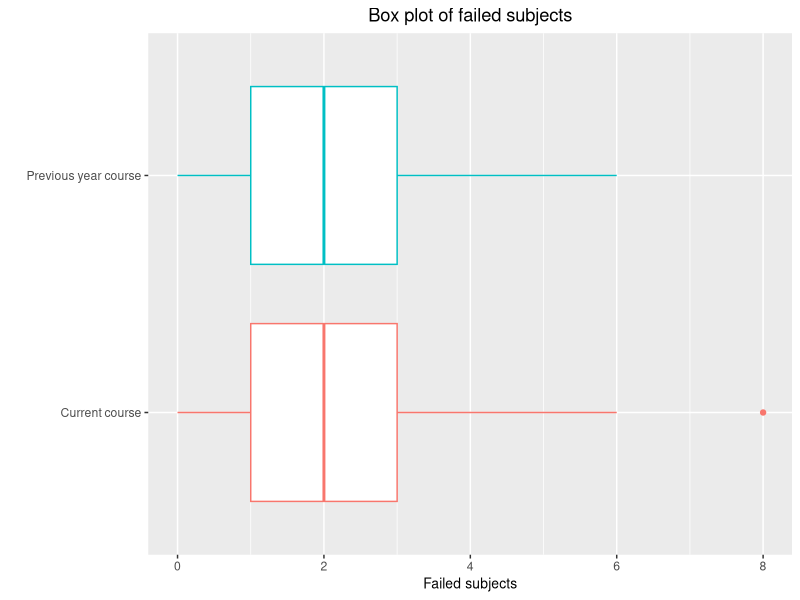

Recreate this plot in R.
## ---- chunk 1
## DATA GENERATION
require(xtable)
xi <- c(0, 1, 2, 3, 4, 5, 6, 8)
nxi <- c(7, 15, 11, 5, 4, 2, 1, 0)
x <- rep(xi, nxi)
nyi <- c(8, 12, 8, 7, 3, 2, 2, 1)
y <- rep(xi, nyi)
data <- data.frame(xi, nxi, nyi)
colnames(data) <- c("Failed subjects", "Previous year course", "Current course")
## QUESTION/ANSWER GENERATION
# sample size
nx <- length(x)
ny <- length(y)
# quartiles
q1 <- quantile(x, probs = c(0.25), type=1)
q2 <- quantile(x, probs = c(0.5), type=1)
q3 <- quantile(x, probs = c(0.75), type=1)
# interquartile range
iqr <- q3-q1
#fences
f1 <- q1-1.5*iqr
f2 <- q3+1.5*iqr
# outliers
outliers <- x[x < f1 | x > f2]
# means
mx <- mean(x)
my <- mean(y)
# variances
s2x <- sum(x^2)/nx-mx^2
s2y <- sum(y^2)/ny-my^2
# standard deviation
sx <- sqrt(s2x)
sy <- sqrt(s2y)
# coef. variation
cvx <- sx/mx
cvy <- sy/my
# coef. skewness
g1x <- sum((x-mx)^3)/(nx*sx^3)
g1y <- sum((y-my)^3)/(ny*sy^3)
# coef. kurtosis
g2x <- sum((x-mx)^4)/(nx*sx^4)-3
g2y <- sum((y-my)^4)/(ny*sy^4)-3
# Transformación lineal
myx <- 0.5 + mx * 1.45
myy <- 0.5 + my * 1.45
# standard scores
zx <- (6-mx)/sx
zy <- (7-my)/sy
## ---- chunk 2
print(xtable(data, align=c("c", "c", "r", "r"), auto=T), tabular.environment="array", include.rownames = F, floating=F, hline.after = c(0,nrow(data)), sanitize.text.function = function(x) { x })
## ---- chunk 3
library(ggplot2)
failed = c(x, y)
course = rep(c("Previous year course", "Current course"), c(nx, ny))
data <- data.frame(failed, course)
p <- ggplot(data, aes(x = failed, y = course, col = course)) + 
  geom_boxplot() + 
  labs(title = "Box plot of failed subjects", x = "Failed subjects", y = "") +
  theme(plot.title = element_text(hjust = 0.5), axis.title=element_text(size=10), legend.position = "none")
print(p)
